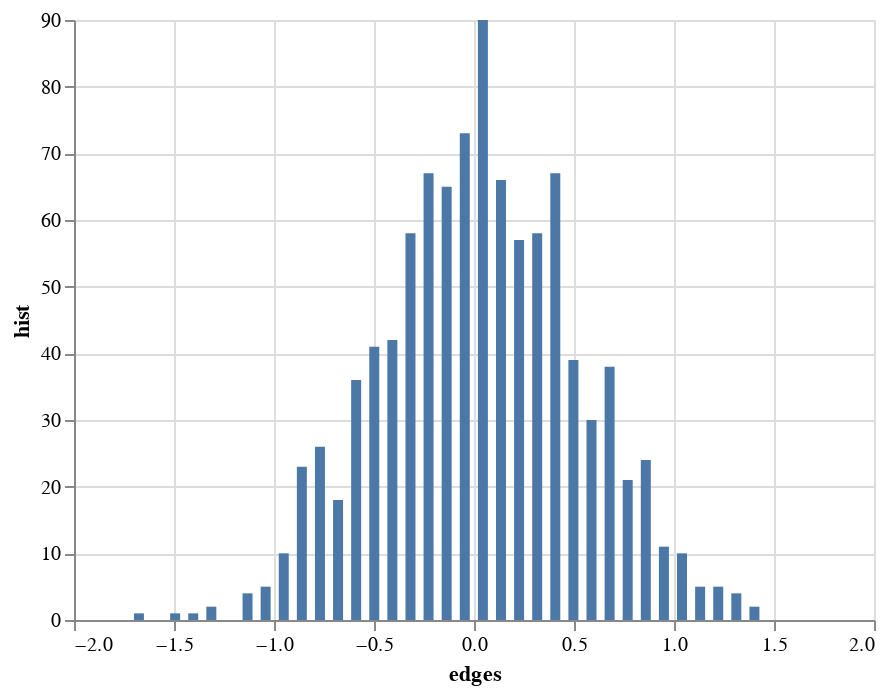

Source (notebook cell):
### Code cell
alt_src2= pd.DataFrame({'hist':dhist.hist, 
                       'edges':dhist.edges[1:]})
alt2 = alt.Chart(alt_src2).mark_bar().encode(
    y='hist',
    x='edges',
)
alt2

### Figure 1 — Vega-Lite specification as saved in the notebook (floating-point values rounded to 4 significant figures)
{"config": {"view": {"continuousWidth": 400, "continuousHeight": 300}}, "data": {"name": "data-7925004187a1353ea543d1a1460a8d3f"}, "mark": "bar", "encoding": {"x": {"type": "quantitative", "field": "edges"}, "y": {"type": "quantitative", "field": "hist"}}, "$schema": "https://vega.github.io/schema/vega-lite/v4.8.1.json", "datasets": {"data-7925004187a1353ea543d1a1460a8d3f": [{"hist": 1, "edges": -1.675}, {"hist": 0, "edges": -1.585}, {"hist": 1, "edges": -1.494}, {"hist": 1, "edges": -1.404}, {"hist": 2, "edges": -1.313}, {"hist": 0, "edges": -1.223}, {"hist": 4, "edges": -1.132}, {"hist": 5, "edges": -1.042}, {"hist": 10, "edges": -0.9513}, {"hist": 23, "edges": -0.8607}, {"hist": 26, "edges": -0.7702}, {"hist": 18, "edges": -0.6797}, {"hist": 36, "edges": -0.5892}, {"hist": 41, "edges": -0.4987}, {"hist": 42, "edges": -0.4082}, {"hist": 58, "edges": -0.3177}, {"hist": 67, "edges": -0.2271}, {"hist": 65, "edges": -0.1366}, {"hist": 73, "edges": -0.0461}, {"hist": 90, "edges": 0.04441}, {"hist": 66, "edges": 0.1349}, {"hist": 57, "edges": 0.2254}, {"hist": 58, "edges": 0.316}, {"hist": 67, "edges": 0.4065}, {"hist": 39, "edges": 0.497}, {"hist": 30, "edges": 0.5875}, {"hist": 38, "edges": 0.678}, {"hist": 21, "edges": 0.7685}, {"hist": 24, "edges": 0.8591}, {"hist": 11, "edges": 0.9496}, {"hist": 10, "edges": 1.04}, {"hist": 5, "edges": 1.131}, {"hist": 5, "edges": 1.221}, {"hist": 4, "edges": 1.312}, {"hist": 2, "edges": 1.402}]}}
